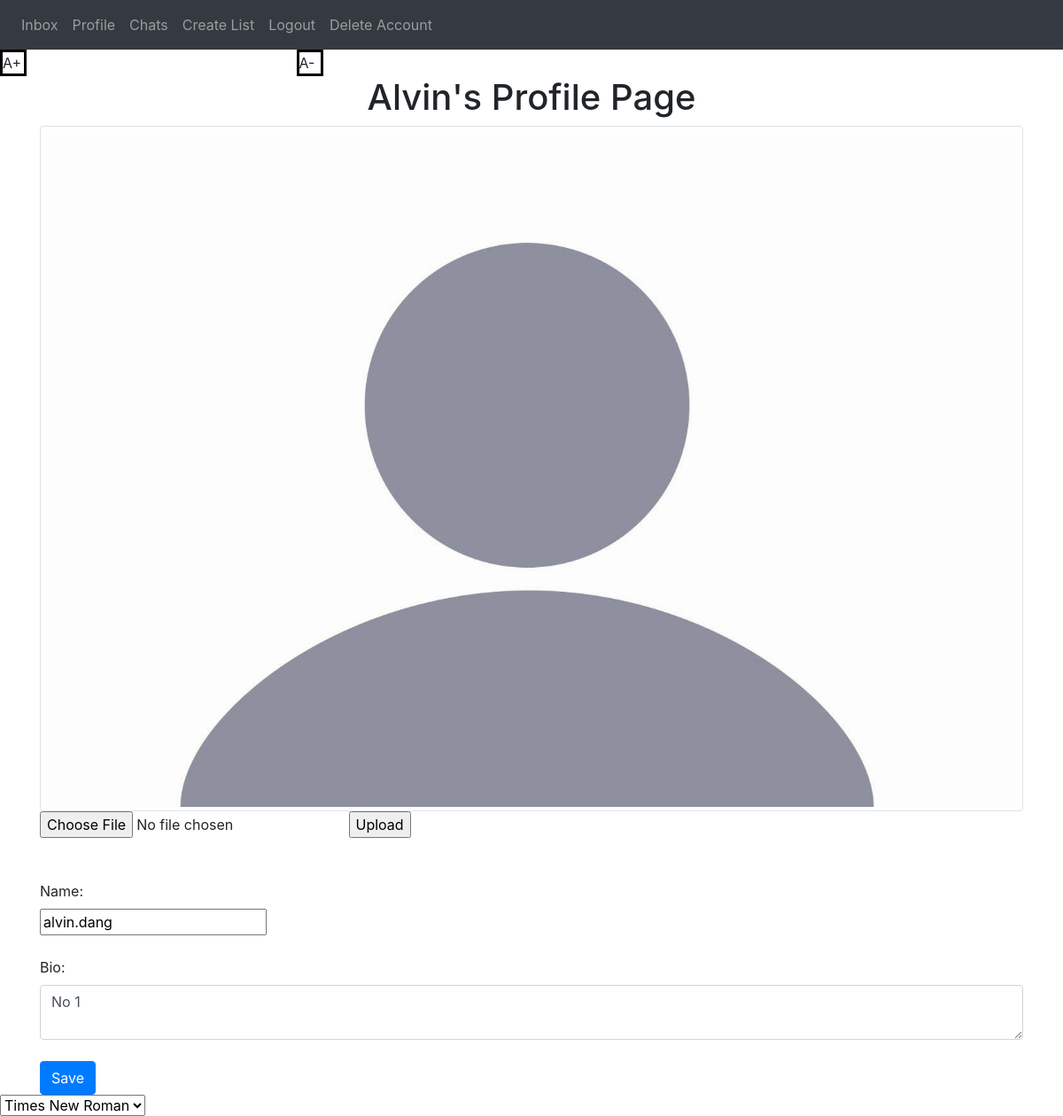
The app's page /profile (signed in) with its own data.
### website/models.py (models this page shows, shortened)
class User(db.Model, UserMixin): # Database used to store data relating to users on the website
    id = db.Column(db.Integer, primary_key=True)
    email = db.Column(db.String(150), unique=True)
    password = db.Column(db.String(150))
    name = db.Column(db.String(150))
    bio = db.Column(db.String(1000))
    first_name = db.Column(db.String(150))
    profile_picture = db.Column(db.String(150), default='default.jpg')
    notes = db.relationship('Note')
    sent_emails = db.relationship('Email', foreign_keys='Email.user_id', backref='user_sent_emails', lazy=True)
    received_emails = db.relationship('Email', foreign_keys='Email.recipient_id', backref='emailed_recipient', lazy=True)

### website/auth.py (the view)
@auth.route('/profile', methods=['GET', 'POST'])
@login_required
def profile():
    user = User.query.filter_by(id=current_user.id).first()
    return render_template("profile.html", user=current_user)

### website/__init__.py (called while the page is built)
@login_manager.user_loader
def load_user(id):
 return User.query.get(int(id))

### website/templates/profile.html
{% extends "base.html" %} {% block title %}Profile{% endblock %}
{% block content %}
    <h1 align="center">{{user.first_name}}'s Profile Page</h1>
    <body>
        <img src="{{ url_for('static', filename='' + user.profile_picture) }}" alt="Profile Picture" class="img-thumbnail">
        <form method="POST" action="{{ url_for('auth.upload_profile_picture') }}" enctype="multipart/form-data">
            <input type="file" name="file">
            <input type="submit" value="Upload">
        </form>
        <br>
        <br>
        <form method="POST" action="{{url_for('auth.update_profile')}}">
            <label for="name">Name:</label>
            <br>
            <input type="text" name="name" value="{{ user.name }}" required>
            <br>
            <br>
            <label for="bio">Bio:</label>
            <textarea name="bio" class="form-control" required>{{ user.bio }}</textarea>
            <br>
            <button type="submit" class="btn btn-primary" value = "Save">Save</button>
        </form>
    </body>
{% endblock %}

### records on screen
User: first_name "Alvin", profile_picture (placeholder picture), name "alvin.dang", bio "No 1"
